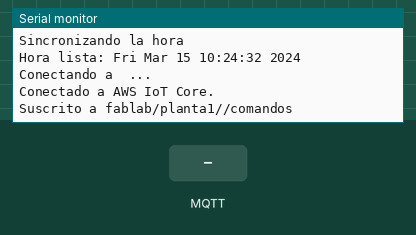
Simulated run of this sketch. Board: ESP32. On the bench: the last lines printed to the serial monitor. The test bench sets the inputs (shaded band). WiFi joins after 1.5 s; servers stay silent unless stated; the local clock reads 2024-03-15 10:24:30 at power-on unless the sketch sets it; random numbers use the default seed unless the sketch sets one; no MQTT or app messages arrive unless stated; not simulated (calls return 0 or success): secretos.h.

Above: at 3.2 s.
3.3 s: MQTT message "5" arrives on the first subscribed topic
At 4.2 s:
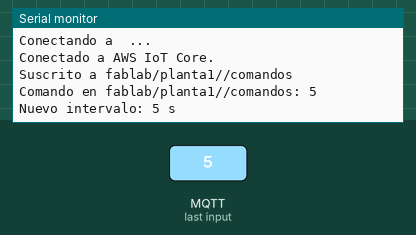
4.8 s: MQTT message "on" arrives on the first subscribed topic
At 4.96 s:
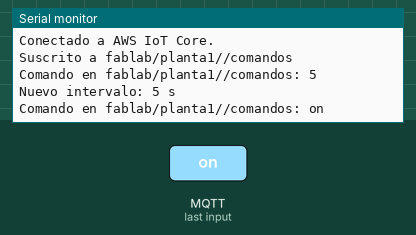
6.5 s: MQTT message "off" arrives on the first subscribed topic
At 7.8 s:
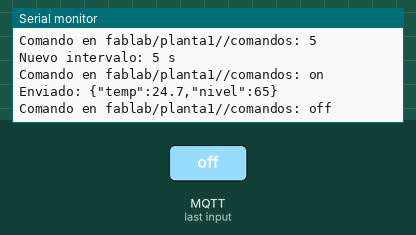

The sketch:

aws_iot_esp32.ino
```cpp
/*
 * Conectar un ESP32 a AWS IoT Core — reto opcional, para hacer en casa.
 *
 * Es el mismo sketch de la clase 2 con tres cambios:
 *   - WiFiClientSecure en vez de WiFiClient (cifrado y certificados)
 *   - el endpoint de tu cuenta en vez de la IP de tu laptop
 *   - el puerto 8883 en vez del 1883
 *
 * Y una cosa que no existía antes: el ESP32 necesita saber la FECHA. Un
 * certificado tiene fecha de validez, así que si el reloj del chip está en
 * el año 1970 la conexión se rechaza. Por eso se sincroniza la hora por NTP
 * antes de conectar. Ese es el error más común, y no es nada evidente.
 *
 * Librerías (Gestor de librerías del IDE de Arduino):
 *   - PubSubClient, de Nick O'Leary
 * Placa: "ESP32 Dev Module".
 *
 * ---------------------------------------------------------------------
 * DÓNDE ESTÁN TUS DATOS: en secretos.h, no aquí
 * ---------------------------------------------------------------------
 * En este archivo no hay nada tuyo: ni tu WiFi, ni tu endpoint, ni tus
 * certificados. Todo eso vive en secretos.h, que generas tú en un segundo
 * desde la carpeta labs/03-iot-core:
 *
 *     docker compose run --rm aws python generar_secretos.py
 *
 * El script lee tu carpeta 'certificados' y escribe secretos.h con los tres
 * certificados ya formateados. Luego abres el sketch en el IDE de Arduino:
 * secretos.h aparece como una pestaña al lado de esta, y lo único que
 * tienes que escribir a mano es tu WiFi.
 *
 * ¿Por qué separado? Porque este .ino se publica y tu llave privada no se
 * publica nunca. Un .ino con una llave dentro es un accidente esperando a
 * pasar: se manda por correo, se sube a un repositorio, se deja en un USB.
 * Separar el código de los secretos cuesta un archivo, y te ahorra tener
 * que revocar un certificado y volver a empezar.
 *
 * secretos.h está en el .gitignore. Este archivo no.
 */

#include <WiFi.h>
#include <WiFiClientSecure.h>
#include <PubSubClient.h>
#include <time.h>

#include "secretos.h"

// Nombres cortos para lo que viene de secretos.h, para que el resto del
// programa se lea exactamente igual que el de la clase 2. Si comparas los
// dos sketches, verás que de aquí abajo casi no cambia nada.
#define WIFI_SSID      SECRETO_WIFI_SSID
#define WIFI_PASSWORD  SECRETO_WIFI_PASSWORD
#define AWS_ENDPOINT   SECRETO_AWS_ENDPOINT
#define ID             SECRETO_DISPOSITIVO_ID
#define AWS_ROOT_CA    SECRETO_ROOT_CA
#define CERTIFICADO    SECRETO_CERTIFICADO
#define LLAVE_PRIVADA  SECRETO_LLAVE_PRIVADA

// ---------------------------------------------------------------- internos

char topicTelemetria[80];
char topicComandos[80];

WiFiClientSecure red;
PubSubClient mqtt(red);

unsigned long ultimoEnvio = 0;
unsigned long intervalo = 5000;

// ------------------------------------------------------------------ Wi-Fi

void conectarWifi() {
  Serial.printf("Conectando a %s", WIFI_SSID);
  WiFi.mode(WIFI_STA);
  WiFi.begin(WIFI_SSID, WIFI_PASSWORD);
  while (WiFi.status() != WL_CONNECTED) {
    delay(500);
    Serial.print(".");
  }
  Serial.printf("\nConectado. Mi IP es %s\n", WiFi.localIP().toString().c_str());
}

// Sin hora correcta, los certificados parecen caducados y AWS rechaza todo.
void sincronizarHora() {
  configTime(0, 0, "pool.ntp.org", "time.nist.gov");
  Serial.print("Sincronizando la hora");
  time_t ahora = time(nullptr);
  while (ahora < 1700000000) {   // cualquier fecha posterior a 2023
    delay(500);
    Serial.print(".");
    ahora = time(nullptr);
  }
  Serial.printf("\nHora lista: %s", ctime(&ahora));
}

// ------------------------------------------------------------------- MQTT

void alRecibir(char* topic, byte* carga, unsigned int largo) {
  char texto[128];
  unsigned int n = largo < sizeof(texto) - 1 ? largo : sizeof(texto) - 1;
  memcpy(texto, carga, n);
  texto[n] = '\0';
  Serial.printf("Comando en %s: %s\n", topic, texto);

  long segundos = atol(texto);
  if (segundos >= 1 && segundos <= 3600) {
    intervalo = segundos * 1000UL;
    Serial.printf("Nuevo intervalo: %ld s\n", segundos);
  }
}

void conectarAws() {
  while (!mqtt.connected()) {
    Serial.printf("Conectando a %s ...\n", AWS_ENDPOINT);

    if (mqtt.connect(ID)) {
      Serial.println("Conectado a AWS IoT Core.");
      mqtt.subscribe(topicComandos);
      Serial.printf("Suscrito a %s\n", topicComandos);
    } else {
      // -2 : certificados mal pegados, hora incorrecta o endpoint equivocado.
      // 5  : la politica no te deja conectarte con ese client-id.
      Serial.printf("Falló (código %d). Reintento en 5 s.\n", mqtt.state());
      delay(5000);
    }
  }
}

// ------------------------------------------------------------------ sketch

void setup() {
  Serial.begin(115200);
  delay(500);

  snprintf(topicTelemetria, sizeof(topicTelemetria), "fablab/planta1/%s/telemetria", ID);
  snprintf(topicComandos,  sizeof(topicComandos),  "fablab/planta1/%s/comandos",  ID);

  conectarWifi();
  sincronizarHora();

  red.setCACert(AWS_ROOT_CA);
  red.setCertificate(CERTIFICADO);
  red.setPrivateKey(LLAVE_PRIVADA);

  mqtt.setServer(AWS_ENDPOINT, 8883);
  mqtt.setCallback(alRecibir);
}

void loop() {
  if (!mqtt.connected()) {
    conectarAws();
  }
  mqtt.loop();

  if (millis() - ultimoEnvio >= intervalo) {
    ultimoEnvio = millis();

    float temperatura = random(180, 360) / 10.0;
    int nivel = random(0, 101);

    char carga[96];
    snprintf(carga, sizeof(carga), "{\"temp\":%.1f,\"nivel\":%d}", temperatura, nivel);

    mqtt.publish(topicTelemetria, carga);
    Serial.printf("Enviado: %s\n", carga);
  }
}
```

Measured:
- after the input at 3.3 s, the serial monitor: prints a new line at once (image 1)
- after the input at 4.8 s, the serial monitor: prints a new line at once (image 2)
- after the input at 6.5 s, the serial monitor: prints a new line at once (image 3)
